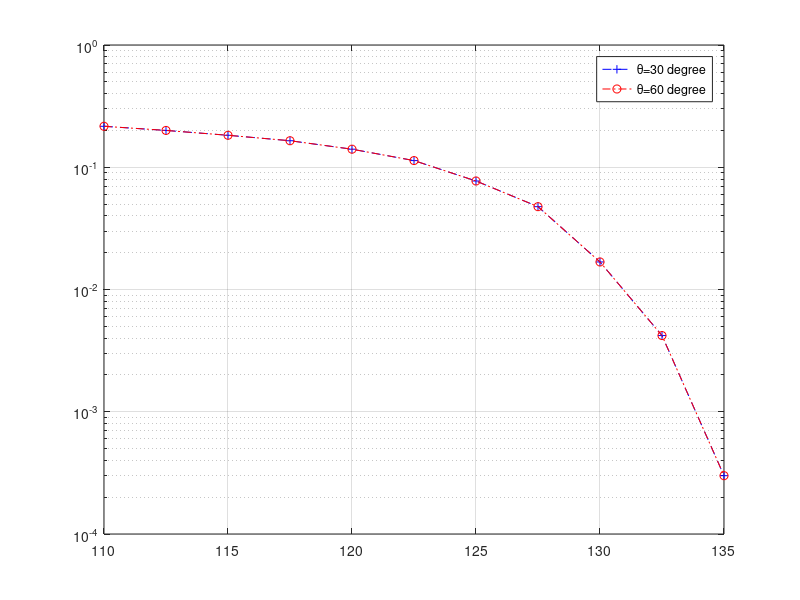

Write MATLAB code to recreate this figure.
clc;
clear all;
close all;

N=10000;
width=25;
lower_limit=110;
incre=2.5;

gamma=3.18;
x=randi([0 1],1,N);
mod_data=pskmod(x,2);
BER=zeros(2,width/incre);
new_data=zeros(2,N);
d=2.5;
oeta1=pi/6;
oeta2=pi/3;
check1=0;

for SNR=lower_limit:incre:lower_limit+width
    
check1=check1+1;
err1=0;
err2=0;
jjjjj=0;
en=1/(10^(SNR/10));

for tt=1:1:N
    
        h1=((gamma+1)/2)*(9.55e-5)*cos(oeta1)*((9+(d^2))^(-1*((gamma+1)/2)));
        h2=((gamma+1)/2)*(9.55e-5)*cos(oeta2)*((9+(d^2))^(-1*((gamma+1)/2)));
        
noi=normrnd(0,sqrt(en),[1 N]);
recent=mod_data(tt);
new_data(1,:)= noi + h1*(mod_data);
new_data(2,:)= noi + h2*(mod_data);

if (new_data(1,tt)>0) && (recent<0)
    err1=err1+1;
elseif (new_data(1,tt)<0) && (recent>0)
       err1=err1+1;
   else 
       err1=err1+0;
   end

if (new_data(2,tt)>0) && (recent<0)
    err2=err2+1;
elseif (new_data(1,tt)<0) && (recent>0)
       err2=err2+1;
   else 
       err2=err2+0;
end

jjjjj=jjjjj+1;
check2=jjjjj+(check1)*i

end

BER(1,check1)=(err1/N);
BER(2,check1)=(err2/N);
end

SNR=lower_limit:incre:lower_limit+width;
ylabel('BER');
xlabel('SNR [dB]');
semilogy(SNR(:),BER(1,:),'--+b');
hold on
semilogy(SNR(:),BER(2,:),'-.or');
hold on;
legend('\theta=30 degree','\theta=60 degree');
grid on



%%%%%%%%%%%%%%%%%%%%%%%%%%%%%%%%%%%%%%%%%%%%%%%%%%%%%%%%%%%%%%%%%%%%%%%%%%%%%%%%%%%%%%%%%%%%%%%%%%%%%%%%%%%%%%%%%55 

